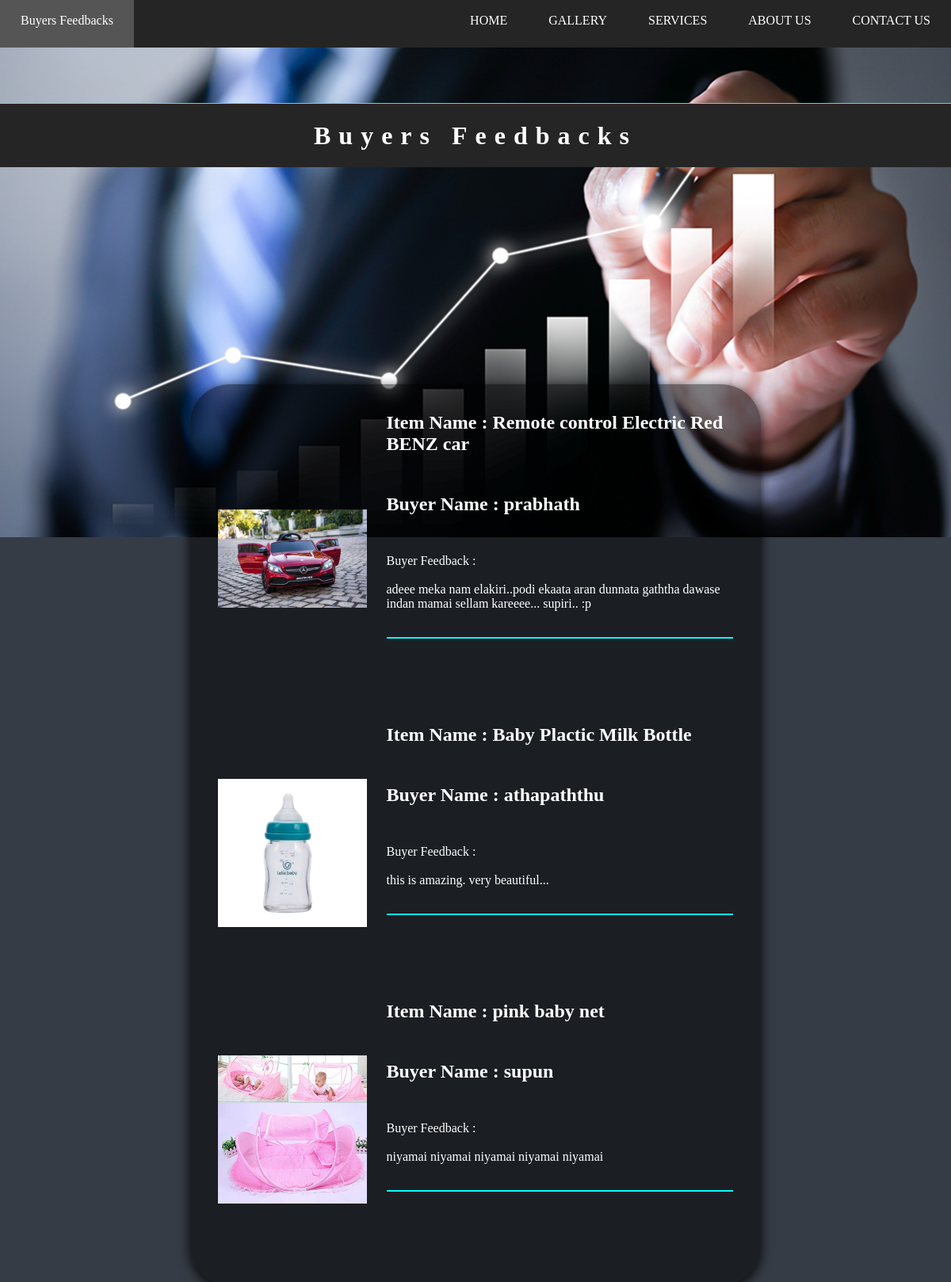
The page /buyer_fbacks.php on the database its author committed.
### tables this page shows
CREATE TABLE IF NOT EXISTS `buyes_feedbacks` (
  `feedback_no` int(10) NOT NULL,
  `name` varchar(20) NOT NULL,
  `item_code` int(10) NOT NULL,
  `item_condition` text NOT NULL,
  `feedback` varchar(500) NOT NULL
);

CREATE TABLE IF NOT EXISTS `items` (
  `num` int(10) NOT NULL AUTO_INCREMENT,
  `item_name` varchar(100) NOT NULL,
  `item_code` int(10) NOT NULL,
  `item_price` int(10) NOT NULL,
  `category` varchar(100) NOT NULL,
  `supplier_name` varchar(100) NOT NULL,
  `supplier_id` int(10) NOT NULL,
  `image_name` varchar(200) NOT NULL,
  `item_description` varchar(500) NOT NULL,
  PRIMARY KEY (`num`)
);

### buyer_fbacks.php (the view, shortened to what this page needs)
<?php
	$con=mysqli_connect("localhost","root","","kids_collection") or die('connection failed');
?>
<?php
	$data="SELECT * FROM buyes_feedbacks";
	$result=mysqli_query($con,$data);
	$no=0;
?>
<html>
<head>
	<link rel="stylesheet" href="fback_css.css" type="text/css">
</head>
<body bgcolor="#363c45">
	<div class="container">
				<ul class="link_list_for_others">
					<li style="float:left" class="nav_li"><a class="active" href="buyer_fbacks.php"> Buyers Feedbacks </a></li>
					<li class="nav_li"><a href="contact.php"> CONTACT US </a></li>
					<li class="nav_li"><a href="about.php"> ABOUT US </a></li>
					<li class="nav_li"><a href="services.php"> SERVICES </a></li>
					<li class="nav_li"><a href="gallery.php?id=100"> GALLERY </a></li>
					<li class="nav_li"><a href="home.php"> HOME </a></li>
				</ul>
			<div class="middle">
				<img src="images/fback1.jpg" class="fback_img">
				<div class="fback_heading">
					<h1>Buyers Feedbacks</h1>
				</div>
				<div class="fback_div">
					<table class="fback_table"  border="0" width="100%" cellspacing="25px" cellpadding="0px">
					<?php
						while($row=mysqli_fetch_assoc($result)){
							$item_id=$row['item_code'];
					?>
							<tr>
								<td rowspan="7" width="30%"> <?php
														$image="SELECT image_name FROM items WHERE item_code=$item_id";
														$image_result=mysqli_query($con,$image);
														$raw=mysqli_fetch_assoc($image_result);
														echo '<img src=manager/uploads/'.$raw['image_name'].' width=100%>';
								     			 ?>
								</td>
								<td>
									<?php
										$item_name="SELECT item_name FROM items WHERE item_code=$item_id";
										$item_name_result=mysqli_query($con,$item_name);
										$raw=mysqli_fetch_assoc($item_name_result);
										echo '<h3 align=center class=fback_item_name> Item Name : ' .$raw['item_name']. '</h3>';
						         	?>
						         </td>
							</tr>
							<tr>
								<td>
									<?php
										$no++;
										$buyer_name="SELECT name FROM buyes_feedbacks WHERE feedback_no=$no";
										$buyer_name_result=mysqli_query($con,$buyer_name);
										$raw=mysqli_fetch_assoc($buyer_name_result);
										echo '<h3 align=center class=fback_item_name> Buyer Name : ' .$raw['name']. '</h3>';
						         	?>
								</td>
							</tr>
							<tr>
								<td>
										<?php
										$fb="SELECT feedback FROM buyes_feedbacks WHERE feedback_no=$no";
										$fb_result=mysqli_query($con,$fb);
										$raw=mysqli_fetch_assoc($fb_result);
										echo '<p align=center class=fb> Buyer Feedback :  <br><br>' .$raw['feedback']. '</p>';
						         	?>
								</td>
							</tr>
							<tr>
								<td>
									<?php
										echo"<hr color=aqua>";
									?>
								</td>
							</tr>
					<?php
					}
					?>
					</table>
				</div>
			</div>
	</div>
</body>
</html>

### fback_css.css (style rules this page uses)
.fback_heading { position: fixed; top: 8.05%; right: 0%; text-align: center; color: white; background-color:#252525; width: 100%; z-index: 1; border-top: 1px solid aqua; letter-spacing: 10px; }
.fback_div { position: absolute; text-align: center; top: 30%; width: 60%; right: 20%; background:rgba(0,0,0,0.5); box-sizing:border-box; padding:10px; border-radius: 50px; box-shadow:0 5px 15px rgba(0,0,0,.9); }
.fback_item_name { color: white; text-align: left; font-size: 24px; }
.fb { color: white; text-align: left; overflow-wrap: break-word; }
.fback_img { width:100%; position: fixed; }
body { margin:0; padding:0; background-size:cover; background-position:center; }
.nav_li { float:right; }
.nav_li a { display: block; color: white; text-align: center; padding: 25px 26px; text-decoration: none; }
.active { background-color: #f0470a; }
.link_list_for_others { list-style-type: none; background-color: #252525; margin-top: -8px; margin-bottom:2px; padding: 0; overflow: hidden; position: fixed; width: 100%; top:0; z-index: 1; }

### rows shown on the page
buyes_feedbacks: items.image_name (picture), items.item_name "Remote control Electric Red BENZ car", name "prabhath", feedback "adeee meka nam elakiri..podi ekaata aran dunnata gaththa dawase indan mamai sellam kareeee... supiri.. :p"
buyes_feedbacks: items.image_name (picture), items.item_name "Baby Plactic Milk Bottle", name "athapaththu", feedback "this is amazing. very beautiful..."
buyes_feedbacks: items.image_name (picture), items.item_name "pink baby net", name "supun", feedback "niyamai niyamai niyamai niyamai niyamai"
